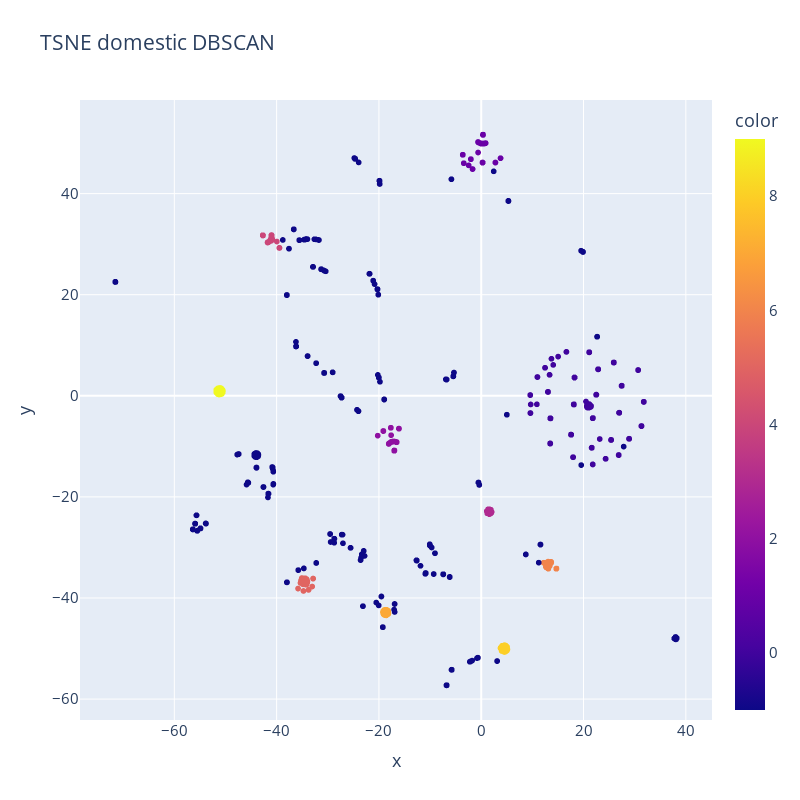

Source (notebook cell):
### Code cell
fig = px.scatter(tdf_id_18, x = tsne_representation_id_18[:, 0], y = tsne_representation_id_18[:, 1],
                color = tdf_id_18['DBSCAN_label'].to_list(),
                height = 800, width = 800,
                title = "TSNE domestic DBSCAN")
fig.update_layout(font_size =15)
#fig.show()

### Figure 1 — Plotly figure (JSON) as saved in the notebook; plotly's stock layout.template omitted (floating-point values rounded to 4 significant figures; data arrays with more than 128 entries replaced by an {"elided": "..."} marker saying what was removed)
{"data": [{"hovertemplate": "x=%{x}<br>y=%{y}<br>color=%{marker.color}<extra></extra>", "legendgroup": "", "marker": {"color": {"elided": "4897 int values"}, "coloraxis": "coloraxis", "symbol": "circle"}, "mode": "markers", "name": "", "showlegend": false, "type": "scattergl", "x": {"elided": "4897 float values"}, "xaxis": "x", "y": {"elided": "4897 float values"}, "yaxis": "y"}], "layout": {"coloraxis": {"colorbar": {"title": {"text": "color"}}, "colorscale": [[0, "#0d0887"], [0.1111, "#46039f"], [0.2222, "#7201a8"], [0.3333, "#9c179e"], [0.4444, "#bd3786"], [0.5556, "#d8576b"], [0.6667, "#ed7953"], [0.7778, "#fb9f3a"], [0.8889, "#fdca26"], [1, "#f0f921"]]}, "font": {"size": 15}, "height": 800, "legend": {"tracegroupgap": 0}, "title": {"text": "TSNE domestic DBSCAN"}, "width": 800, "xaxis": {"anchor": "y", "domain": [0, 1], "title": {"text": "x"}}, "yaxis": {"anchor": "x", "domain": [0, 1], "title": {"text": "y"}}}}
